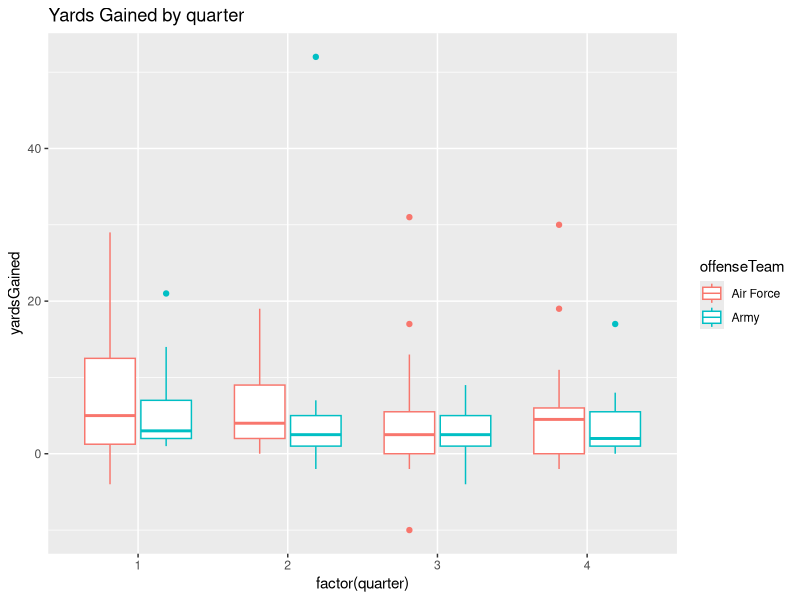
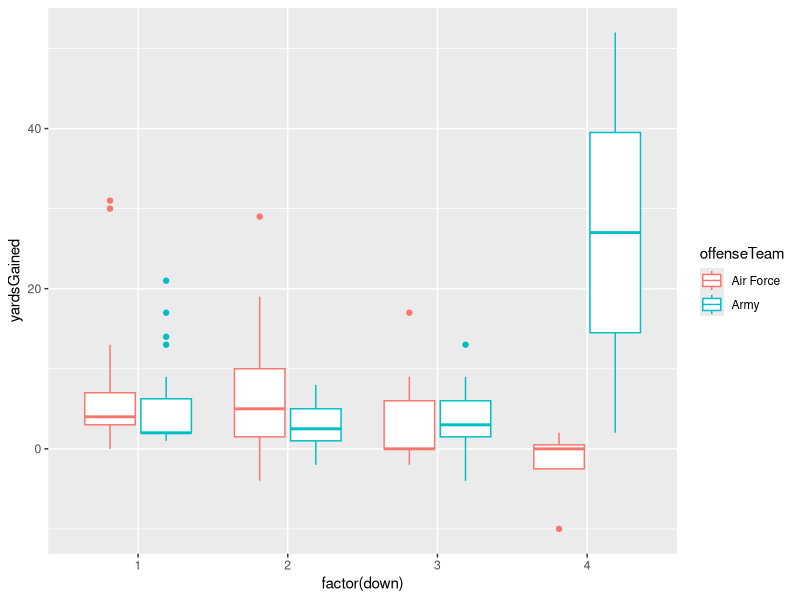
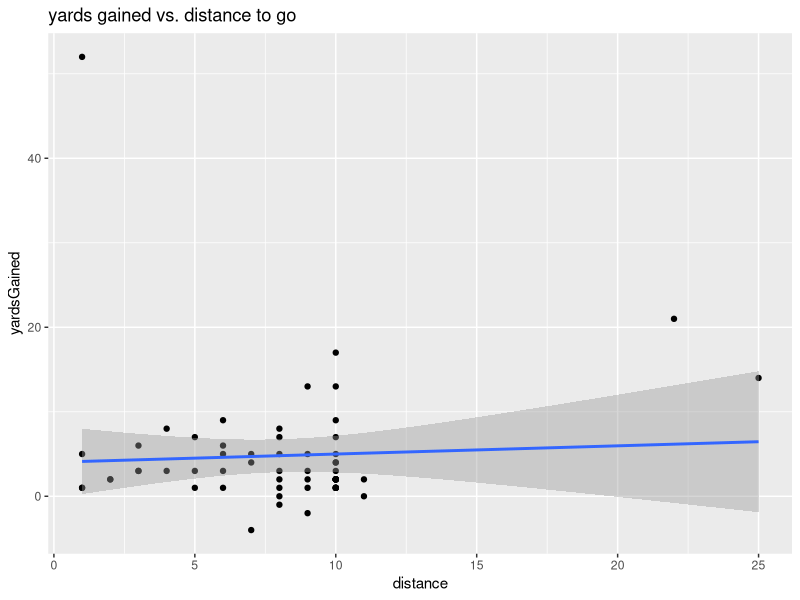
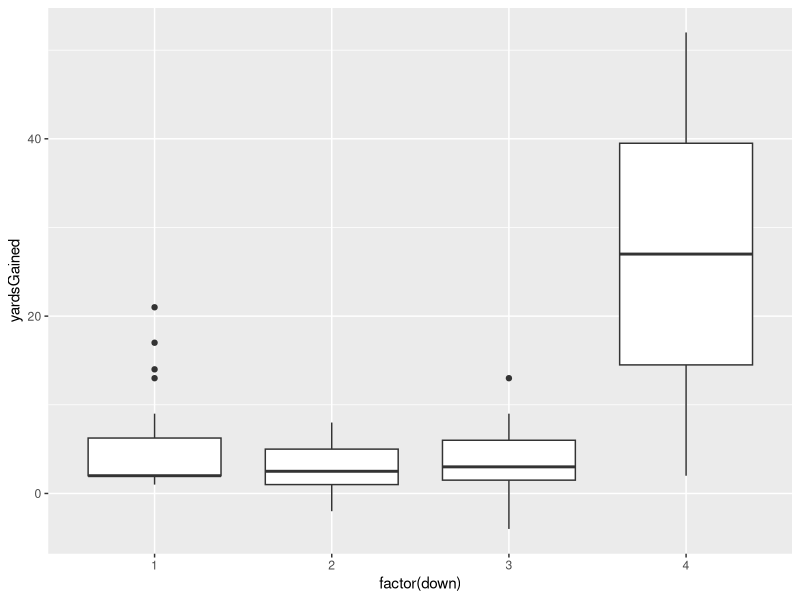

Write the R code that produced these figures, in order.
## ---- chunk 1
library(tidyverse)
plays <- read_csv(file = "PBP - 2018 - Week 10.csv")
View(plays)
## ---- chunk 2
# First, we will filter out other games.
plays <- plays %>% filter(homeTeam == "Army")

# Next, filter out punts, kickoffs, penalties, etc. 
unique(plays$type)
plays_RushAndPass <- plays %>% 
  filter(type %in% c("Rush","Pass Reception",
                     "Rushing Touchdown",
                     "Pass Incompletion")) 
## ---- chunk 3
#Yards by quarter
plays_RushAndPass %>% 
  ggplot(aes(x = factor(quarter), y = yardsGained, color = offenseTeam)) +
  geom_boxplot() + ggtitle("Yards Gained by quarter")

#Yards by down
plays_RushAndPass %>% ggplot(aes(x = factor(down), y = yardsGained, color = offenseTeam)) +
  geom_boxplot()

plays_RushAndPass %>% group_by(quarter, offenseTeam) %>% 
  summarise(averageYards = mean(yardsGained),
            totalYards = sum(yardsGained), 
            n = n())
## ---- chunk 4
# filter out when Army is on offense
plays_Army <- plays_RushAndPass %>% filter(offenseTeam == "Army") 

plays_Army %>% ggplot(aes(x = distance, y = yardsGained)) + 
  geom_point() + geom_smooth(method = "lm") + ggtitle("yards gained vs. distance to go")
## ---- chunk 5
model_distance <- lm(yardsGained ~ distance, 
                 data = plays_Army)
summary(model_distance)
## ---- chunk 6
plays_Army %>% ggplot(aes(x = factor(down), y = yardsGained)) +
  geom_boxplot()
## ---- chunk 7
model_distance_down <- lm(yardsGained ~ distance + factor(down), 
                          data = plays_Army)
summary(model_distance_down)
